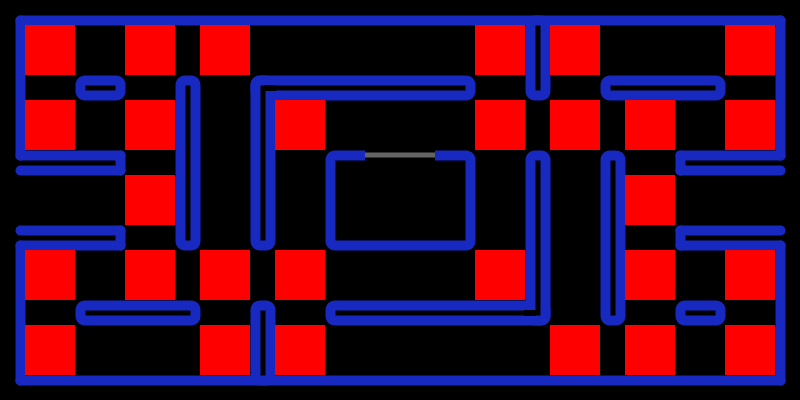
Frame 1 (no input)
Frame 60 (the mouse pressed at the canvas centre just before this capture): identical to frame 1, image omitted
Frame 120 (the mouse held since frame 60 and released just before this capture): identical to frame 1, image omitted

The Processing sketch that drew this single still picture (run headless with seeded random() and noise(); from frame 60 on, the mouse is pressed at the canvas centre):

// Processing sketch: pacman_testNormal
// ── pacman_testNormal.pde
void drawMap() {
  rectMode(CORNER);
  background(0);
  fill(0);
  stroke(23, 41, 193);
  strokeWeight(10);
  // Obstacles
  line(20, 170, 120, 170);
  line(120, 170, 120, 155);
  line(120, 155, 20, 155);
  line(20, 155, 20, 20);
  line(20, 20, 780, 20);
  line(780, 20, 780, 155);
  line(780, 155, 680, 155);
  line(680, 155, 680, 170);
  line(680, 170, 780, 170);

  line(780, 230, 680, 230);
  line(680, 230, 680, 245);
  line(680, 245, 780, 245);
  line(780, 245, 780, 380);
  line(780, 380, 20, 380);
  line(20, 380, 20, 245);
  line(20, 245, 120, 245);
  line(120, 245, 120, 230);
  line(120, 230, 20, 230);
  
  rect(80, 80, 40, 15, 5);
  rect(680, 305, 40, 15, 5);
  rect(80, 305, 115, 15, 5);
  rect(720, 80, -115, 15, 5);
  rect(180, 80, 15, 165, 5);
  rect(620, 320, -15, -165, 5);
  rect(255, 380, 15, -75, 5);
  rect(545, 20, -15, 75, 5);
  rect(330, 305, 215, 15, 5);
  rect(545, 320, -15, -165, 5);
  rect(255, 80, 215, 15, 5);
  rect(255, 80, 15, 165, 5);
  rect(330, 245, 140, -90, 5);

  fill(255, 0, 0);
  noStroke();
  rectMode(CENTER);

  // Intersections
  rect(50, 125, 50, 50);
  rect(50, 50, 50, 50);
  rect(50, 350, 50, 50);
  rect(50, 275, 50, 50);
  rect(150, 125, 50, 50);
  rect(150, 50, 50, 50);
  rect(750, 125, 50, 50);
  rect(750, 50, 50, 50);
  rect(750, 350, 50, 50);
  rect(750, 275, 50, 50);
  rect(650, 350, 50, 50);
  rect(650, 275, 50, 50);
  rect(150, 200, 50, 50);
  rect(650, 200, 50, 50);
  rect(650, 125, 50, 50);
  rect(150, 275, 50, 50);
  rect(225, 350, 50, 50);
  rect(225, 275, 50, 50);
  rect(575, 125, 50, 50);
  rect(575, 50, 50, 50);
  rect(300, 350, 50, 50);
  rect(300, 275, 50, 50);
  rect(500, 125, 50, 50);
  rect(500, 50, 50, 50);
  rect(500, 275, 50, 50);
  rect(300, 125, 50, 50);
  rect(575, 350, 50, 50);
  rect(225, 50, 50, 50);

  rectMode(CORNER);
  fill(0);
  noStroke();
  rect(536, 310, -12, 6);
  rect(276, 85, -12, 6);
  rectMode(CENTER);
  rect(400, 160, 70, 20);
  fill(100);
  rect(400, 155, 70, 5);
  
} void setup() {
  size(800, 400);
}

void draw() {
  drawMap();
}
